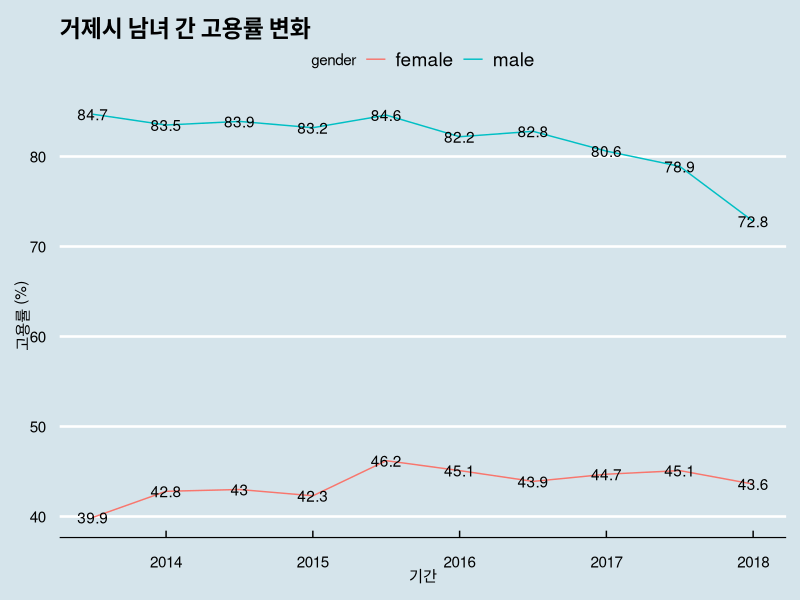

R code for this plot:
library(tidyverse)
library(readxl)
library(ggthemes)

economy_population <- read_excel("population/economic_population.xlsx")

economy_population %>% 
  gather(gender, value, `male`:`female`) %>% 
  filter(category == "고용률 (%)") %>% 
  ggplot() +
  geom_line(aes(season, value, color = gender)) +
  geom_text(aes(x=season, y=value, label=value)) +
  labs(x = "기간", y = "고용률 (%)", title = "거제시 남녀 간 고용률 변화")+
  theme_economist()
